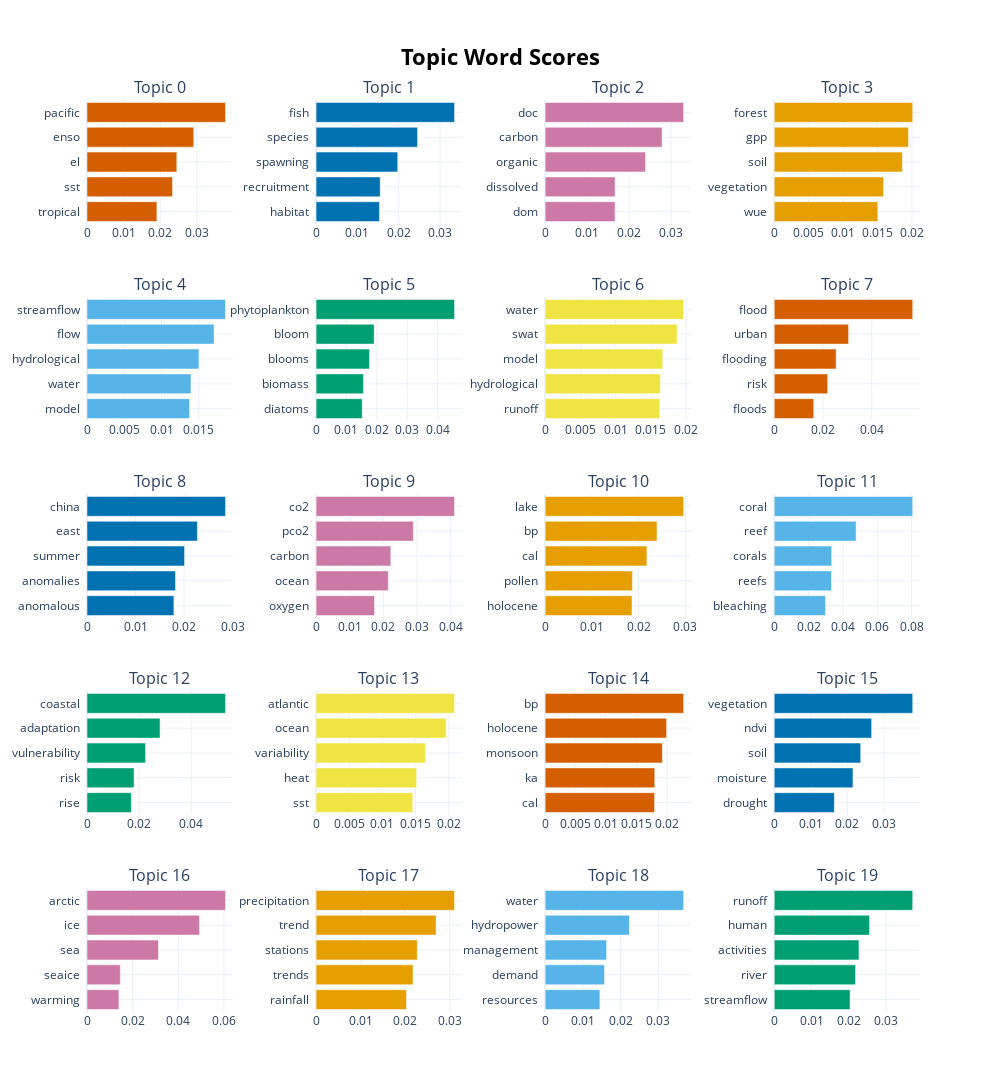

Write notebook code for a chart like this one.
### Code cell
model3.visualize_barchart(top_n_topics=20)

### Figure 1 — Plotly figure (JSON) as saved in the notebook; plotly's stock layout.template omitted (floating-point values rounded to 4 significant figures)
{"data": [{"marker": {"color": "#D55E00"}, "orientation": "h", "type": "bar", "x": [0.01908, 0.02335, 0.02452, 0.02915, 0.03781], "xaxis": "x", "y": ["tropical  ", "sst  ", "el  ", "enso  ", "pacific  "], "yaxis": "y"}, {"marker": {"color": "#0072B2"}, "orientation": "h", "type": "bar", "x": [0.01533, 0.01552, 0.01975, 0.02454, 0.0335], "xaxis": "x2", "y": ["habitat  ", "recruitment  ", "spawning  ", "species  ", "fish  "], "yaxis": "y2"}, {"marker": {"color": "#CC79A7"}, "orientation": "h", "type": "bar", "x": [0.01666, 0.01666, 0.02393, 0.02786, 0.03299], "xaxis": "x3", "y": ["dom  ", "dissolved  ", "organic  ", "carbon  ", "doc  "], "yaxis": "y3"}, {"marker": {"color": "#E69F00"}, "orientation": "h", "type": "bar", "x": [0.01505, 0.01587, 0.01862, 0.01951, 0.02012], "xaxis": "x4", "y": ["wue  ", "vegetation  ", "soil  ", "gpp  ", "forest  "], "yaxis": "y4"}, {"marker": {"color": "#56B4E9"}, "orientation": "h", "type": "bar", "x": [0.01376, 0.01395, 0.01502, 0.01705, 0.01858], "xaxis": "x5", "y": ["model  ", "water  ", "hydrological  ", "flow  ", "streamflow  "], "yaxis": "y5"}, {"marker": {"color": "#009E73"}, "orientation": "h", "type": "bar", "x": [0.01518, 0.01558, 0.01757, 0.0191, 0.04556], "xaxis": "x6", "y": ["diatoms  ", "biomass  ", "blooms  ", "bloom  ", "phytoplankton  "], "yaxis": "y6"}, {"marker": {"color": "#F0E442"}, "orientation": "h", "type": "bar", "x": [0.01626, 0.01635, 0.01668, 0.01872, 0.01964], "xaxis": "x7", "y": ["runoff  ", "hydrological  ", "model  ", "swat  ", "water  "], "yaxis": "y7"}, {"marker": {"color": "#D55E00"}, "orientation": "h", "type": "bar", "x": [0.01621, 0.02194, 0.0254, 0.0305, 0.05681], "xaxis": "x8", "y": ["floods  ", "risk  ", "flooding  ", "urban  ", "flood  "], "yaxis": "y8"}, {"marker": {"color": "#0072B2"}, "orientation": "h", "type": "bar", "x": [0.01791, 0.01824, 0.02011, 0.02275, 0.02854], "xaxis": "x9", "y": ["anomalous  ", "anomalies  ", "summer  ", "east  ", "china  "], "yaxis": "y9"}, {"marker": {"color": "#CC79A7"}, "orientation": "h", "type": "bar", "x": [0.01738, 0.02146, 0.02221, 0.0289, 0.04115], "xaxis": "x10", "y": ["oxygen  ", "ocean  ", "carbon  ", "pco2  ", "co2  "], "yaxis": "y10"}, {"marker": {"color": "#E69F00"}, "orientation": "h", "type": "bar", "x": [0.01858, 0.01867, 0.02178, 0.02393, 0.02963], "xaxis": "x11", "y": ["holocene  ", "pollen  ", "cal  ", "bp  ", "lake  "], "yaxis": "y11"}, {"marker": {"color": "#56B4E9"}, "orientation": "h", "type": "bar", "x": [0.02988, 0.03336, 0.03348, 0.04771, 0.08068], "xaxis": "x12", "y": ["bleaching  ", "reefs  ", "corals  ", "reef  ", "coral  "], "yaxis": "y12"}, {"marker": {"color": "#009E73"}, "orientation": "h", "type": "bar", "x": [0.01701, 0.01805, 0.02247, 0.02802, 0.05312], "xaxis": "x13", "y": ["rise  ", "risk  ", "vulnerability  ", "adaptation  ", "coastal  "], "yaxis": "y13"}, {"marker": {"color": "#F0E442"}, "orientation": "h", "type": "bar", "x": [0.01457, 0.01516, 0.01647, 0.01961, 0.02087], "xaxis": "x14", "y": ["sst  ", "heat  ", "variability  ", "ocean  ", "atlantic  "], "yaxis": "y14"}, {"marker": {"color": "#D55E00"}, "orientation": "h", "type": "bar", "x": [0.01794, 0.01798, 0.01923, 0.01991, 0.02271], "xaxis": "x15", "y": ["cal  ", "ka  ", "monsoon  ", "holocene  ", "bp  "], "yaxis": "y15"}, {"marker": {"color": "#0072B2"}, "orientation": "h", "type": "bar", "x": [0.01644, 0.02153, 0.02364, 0.02664, 0.03788], "xaxis": "x16", "y": ["drought  ", "moisture  ", "soil  ", "ndvi  ", "vegetation  "], "yaxis": "y16"}, {"marker": {"color": "#CC79A7"}, "orientation": "h", "type": "bar", "x": [0.014, 0.0146, 0.03132, 0.04928, 0.06068], "xaxis": "x17", "y": ["warming  ", "seaice  ", "sea  ", "ice  ", "arctic  "], "yaxis": "y17"}, {"marker": {"color": "#E69F00"}, "orientation": "h", "type": "bar", "x": [0.02029, 0.02177, 0.02272, 0.02695, 0.03109], "xaxis": "x18", "y": ["rainfall  ", "trends  ", "stations  ", "trend  ", "precipitation  "], "yaxis": "y18"}, {"marker": {"color": "#56B4E9"}, "orientation": "h", "type": "bar", "x": [0.01451, 0.01574, 0.0163, 0.02233, 0.03671], "xaxis": "x19", "y": ["resources  ", "demand  ", "management  ", "hydropower  ", "water  "], "yaxis": "y19"}, {"marker": {"color": "#009E73"}, "orientation": "h", "type": "bar", "x": [0.02034, 0.02179, 0.02272, 0.02557, 0.03715], "xaxis": "x20", "y": ["streamflow  ", "river  ", "activities  ", "human  ", "runoff  "], "yaxis": "y20"}], "layout": {"annotations": [{"font": {"size": 16}, "showarrow": false, "text": "Topic 0", "x": 0.0875, "xanchor": "center", "xref": "paper", "y": 1.0, "yanchor": "bottom", "yref": "paper"}, {"font": {"size": 16}, "showarrow": false, "text": "Topic 1", "x": 0.3625, "xanchor": "center", "xref": "paper", "y": 1.0, "yanchor": "bottom", "yref": "paper"}, {"font": {"size": 16}, "showarrow": false, "text": "Topic 2", "x": 0.6375, "xanchor": "center", "xref": "paper", "y": 1.0, "yanchor": "bottom", "yref": "paper"}, {"font": {"size": 16}, "showarrow": false, "text": "Topic 3", "x": 0.9125, "xanchor": "center", "xref": "paper", "y": 1.0, "yanchor": "bottom", "yref": "paper"}, {"font": {"size": 16}, "showarrow": false, "text": "Topic 4", "x": 0.0875, "xanchor": "center", "xref": "paper", "y": 0.784, "yanchor": "bottom", "yref": "paper"}, {"font": {"size": 16}, "showarrow": false, "text": "Topic 5", "x": 0.3625, "xanchor": "center", "xref": "paper", "y": 0.784, "yanchor": "bottom", "yref": "paper"}, {"font": {"size": 16}, "showarrow": false, "text": "Topic 6", "x": 0.6375, "xanchor": "center", "xref": "paper", "y": 0.784, "yanchor": "bottom", "yref": "paper"}, {"font": {"size": 16}, "showarrow": false, "text": "Topic 7", "x": 0.9125, "xanchor": "center", "xref": "paper", "y": 0.784, "yanchor": "bottom", "yref": "paper"}, {"font": {"size": 16}, "showarrow": false, "text": "Topic 8", "x": 0.0875, "xanchor": "center", "xref": "paper", "y": 0.568, "yanchor": "bottom", "yref": "paper"}, {"font": {"size": 16}, "showarrow": false, "text": "Topic 9", "x": 0.3625, "xanchor": "center", "xref": "paper", "y": 0.568, "yanchor": "bottom", "yref": "paper"}, {"font": {"size": 16}, "showarrow": false, "text": "Topic 10", "x": 0.6375, "xanchor": "center", "xref": "paper", "y": 0.568, "yanchor": "bottom", "yref": "paper"}, {"font": {"size": 16}, "showarrow": false, "text": "Topic 11", "x": 0.9125, "xanchor": "center", "xref": "paper", "y": 0.568, "yanchor": "bottom", "yref": "paper"}, {"font": {"size": 16}, "showarrow": false, "text": "Topic 12", "x": 0.0875, "xanchor": "center", "xref": "paper", "y": 0.352, "yanchor": "bottom", "yref": "paper"}, {"font": {"size": 16}, "showarrow": false, "text": "Topic 13", "x": 0.3625, "xanchor": "center", "xref": "paper", "y": 0.352, "yanchor": "bottom", "yref": "paper"}, {"font": {"size": 16}, "showarrow": false, "text": "Topic 14", "x": 0.6375, "xanchor": "center", "xref": "paper", "y": 0.352, "yanchor": "bottom", "yref": "paper"}, {"font": {"size": 16}, "showarrow": false, "text": "Topic 15", "x": 0.9125, "xanchor": "center", "xref": "paper", "y": 0.352, "yanchor": "bottom", "yref": "paper"}, {"font": {"size": 16}, "showarrow": false, "text": "Topic 16", "x": 0.0875, "xanchor": "center", "xref": "paper", "y": 0.136, "yanchor": "bottom", "yref": "paper"}, {"font": {"size": 16}, "showarrow": false, "text": "Topic 17", "x": 0.3625, "xanchor": "center", "xref": "paper", "y": 0.136, "yanchor": "bottom", "yref": "paper"}, {"font": {"size": 16}, "showarrow": false, "text": "Topic 18", "x": 0.6375, "xanchor": "center", "xref": "paper", "y": 0.136, "yanchor": "bottom", "yref": "paper"}, {"font": {"size": 16}, "showarrow": false, "text": "Topic 19", "x": 0.9125, "xanchor": "center", "xref": "paper", "y": 0.136, "yanchor": "bottom", "yref": "paper"}], "height": 1250, "hoverlabel": {"bgcolor": "white", "font": {"family": "Rockwell", "size": 16}}, "showlegend": false, "title": {"font": {"color": "Black", "size": 22}, "text": "<b>Topic Word Scores", "x": 0.5, "xanchor": "center", "yanchor": "top"}, "width": 1000, "xaxis": {"anchor": "y", "domain": [0, 0.175], "showgrid": true}, "xaxis10": {"anchor": "y10", "domain": [0.275, 0.45], "showgrid": true}, "xaxis11": {"anchor": "y11", "domain": [0.55, 0.725], "showgrid": true}, "xaxis12": {"anchor": "y12", "domain": [0.825, 1], "showgrid": true}, "xaxis13": {"anchor": "y13", "domain": [0, 0.175], "showgrid": true}, "xaxis14": {"anchor": "y14", "domain": [0.275, 0.45], "showgrid": true}, "xaxis15": {"anchor": "y15", "domain": [0.55, 0.725], "showgrid": true}, "xaxis16": {"anchor": "y16", "domain": [0.825, 1], "showgrid": true}, "xaxis17": {"anchor": "y17", "domain": [0, 0.175], "showgrid": true}, "xaxis18": {"anchor": "y18", "domain": [0.275, 0.45], "showgrid": true}, "xaxis19": {"anchor": "y19", "domain": [0.55, 0.725], "showgrid": true}, "xaxis2": {"anchor": "y2", "domain": [0.275, 0.45], "showgrid": true}, "xaxis20": {"anchor": "y20", "domain": [0.825, 1], "showgrid": true}, "xaxis3": {"anchor": "y3", "domain": [0.55, 0.725], "showgrid": true}, "xaxis4": {"anchor": "y4", "domain": [0.825, 1], "showgrid": true}, "xaxis5": {"anchor": "y5", "domain": [0, 0.175], "showgrid": true}, "xaxis6": {"anchor": "y6", "domain": [0.275, 0.45], "showgrid": true}, "xaxis7": {"anchor": "y7", "domain": [0.55, 0.725], "showgrid": true}, "xaxis8": {"anchor": "y8", "domain": [0.825, 1], "showgrid": true}, "xaxis9": {"anchor": "y9", "domain": [0, 0.175], "showgrid": true}, "yaxis": {"anchor": "x", "domain": [0.864, 1.0], "showgrid": true}, "yaxis10": {"anchor": "x10", "domain": [0.432, 0.568], "showgrid": true}, "yaxis11": {"anchor": "x11", "domain": [0.432, 0.568], "showgrid": true}, "yaxis12": {"anchor": "x12", "domain": [0.432, 0.568], "showgrid": true}, "yaxis13": {"anchor": "x13", "domain": [0.216, 0.352], "showgrid": true}, "yaxis14": {"anchor": "x14", "domain": [0.216, 0.352], "showgrid": true}, "yaxis15": {"anchor": "x15", "domain": [0.216, 0.352], "showgrid": true}, "yaxis16": {"anchor": "x16", "domain": [0.216, 0.352], "showgrid": true}, "yaxis17": {"anchor": "x17", "domain": [0, 0.136], "showgrid": true}, "yaxis18": {"anchor": "x18", "domain": [0, 0.136], "showgrid": true}, "yaxis19": {"anchor": "x19", "domain": [0, 0.136], "showgrid": true}, "yaxis2": {"anchor": "x2", "domain": [0.864, 1.0], "showgrid": true}, "yaxis20": {"anchor": "x20", "domain": [0, 0.136], "showgrid": true}, "yaxis3": {"anchor": "x3", "domain": [0.864, 1.0], "showgrid": true}, "yaxis4": {"anchor": "x4", "domain": [0.864, 1.0], "showgrid": true}, "yaxis5": {"anchor": "x5", "domain": [0.648, 0.784], "showgrid": true}, "yaxis6": {"anchor": "x6", "domain": [0.648, 0.784], "showgrid": true}, "yaxis7": {"anchor": "x7", "domain": [0.648, 0.784], "showgrid": true}, "yaxis8": {"anchor": "x8", "domain": [0.648, 0.784], "showgrid": true}, "yaxis9": {"anchor": "x9", "domain": [0.432, 0.568], "showgrid": true}}}
